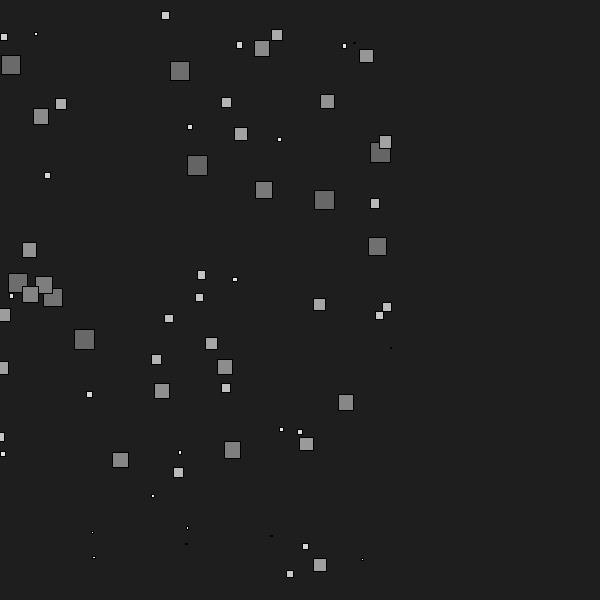
Frame 1 (no input)
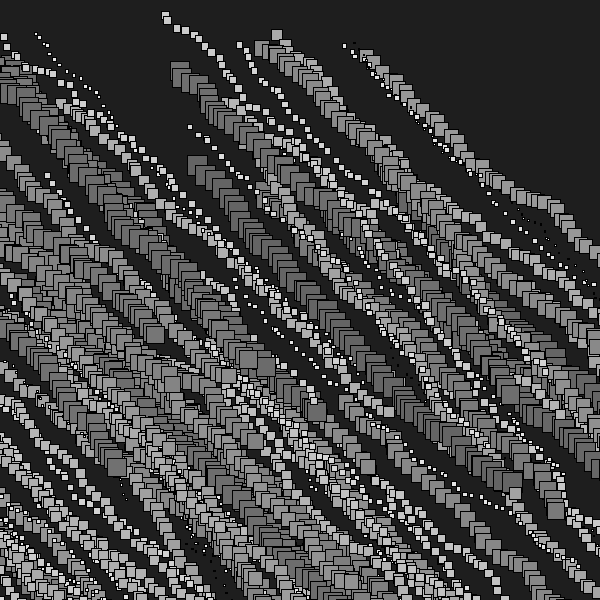
Frame 60 (the mouse pressed at the canvas centre just before this capture)
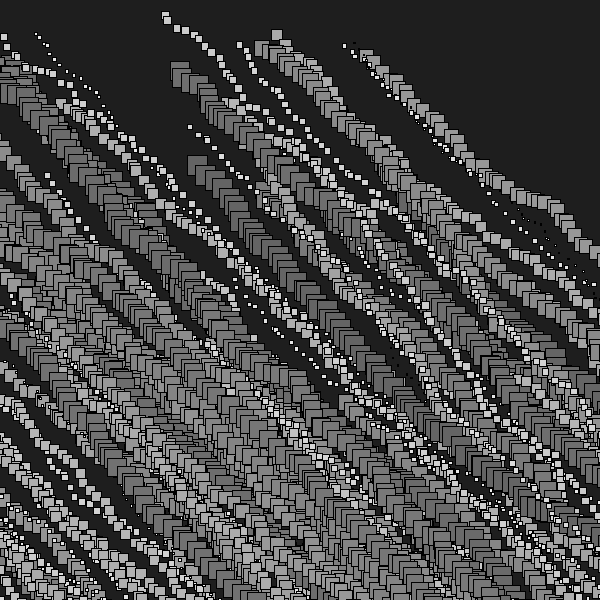
Frame 120 (the mouse held since frame 60 and released just before this capture)

The Processing sketch that drew these frames (run headless with seeded random() and noise(); from frame 60 on, the mouse is pressed at the canvas centre):

// Processing sketch: sketch_17
// ── sketch_17.pde
// this array creates two arrays of floats but with 
// no size, and with no effect in the draw loop. 

// fix the sketch so that the arrays have some size 
// and values, and are then used to draw something to 
// the screen in the draw loop. 

// finally, add behavior that changes the value of each 
// float in the loop every frame. try to add more arrays 
// (for colors, angles, etc) if there is behavior that 
// you want to change that doesn't involve positions.

float[] xPositions = new float[100];
float[] yPositions = new float[100];

void setup() {
  size(600, 600);
  background(30);
  for (int i = 0; i < xPositions.length; i++) {
    xPositions[i] = random(width);
    yPositions[i] = random(height);
  }
}

void draw() {
  for (int i = 0; i < xPositions.length; i++) {
    fill(map(i, 0, xPositions.length, 100, 255));
    rect(xPositions[i]-200, yPositions[i], map(i, 0, xPositions.length, 20, 1), map(i, 0, yPositions.length, 20, 1));
    xPositions[i] += random(1,10);
    yPositions[i] += random(1,10);
    if (xPositions[i] > width && yPositions[i] > height) {
      xPositions[i] = -xPositions[i];
      yPositions[i] = -yPositions[i];
    }
  }
}
